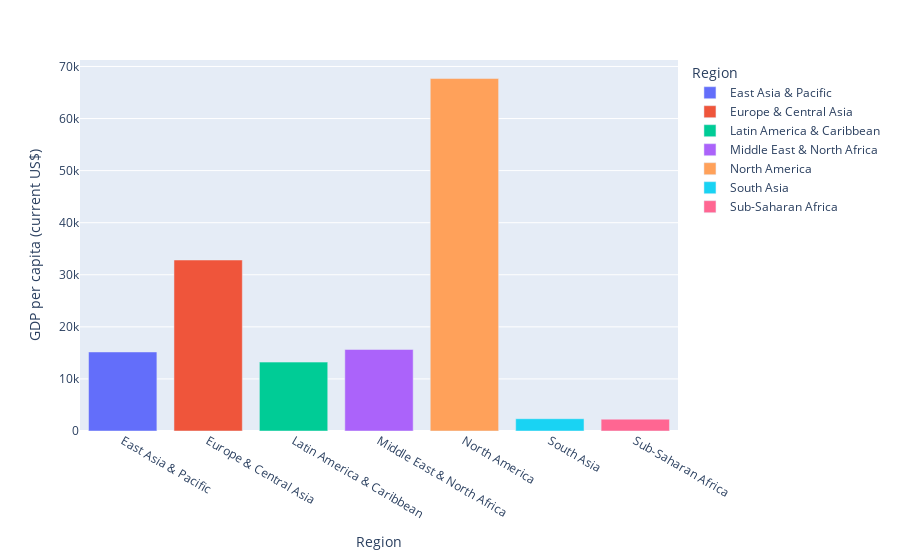

The cell this chart's notebook holds for it:
### Code cell
fig = px.bar(df_group, x="Region", y="GDP per capita (current US$)", color="Region")

fig.show()

### Figure 1 — Plotly figure (JSON) as saved in the notebook; plotly's stock layout.template omitted (floating-point values rounded to 4 significant figures)
{"data": [{"alignmentgroup": "True", "hovertemplate": "Region=%{x}<br>GDP per capita (current US$)=%{y}<extra></extra>", "legendgroup": "East Asia & Pacific", "marker": {"color": "#636efa", "pattern": {"shape": ""}}, "name": "East Asia & Pacific", "offsetgroup": "East Asia & Pacific", "orientation": "v", "showlegend": true, "textposition": "auto", "type": "bar", "x": ["East Asia & Pacific"], "xaxis": "x", "y": [15180.0], "yaxis": "y"}, {"alignmentgroup": "True", "hovertemplate": "Region=%{x}<br>GDP per capita (current US$)=%{y}<extra></extra>", "legendgroup": "Europe & Central Asia", "marker": {"color": "#EF553B", "pattern": {"shape": ""}}, "name": "Europe & Central Asia", "offsetgroup": "Europe & Central Asia", "orientation": "v", "showlegend": true, "textposition": "auto", "type": "bar", "x": ["Europe & Central Asia"], "xaxis": "x", "y": [32830.0], "yaxis": "y"}, {"alignmentgroup": "True", "hovertemplate": "Region=%{x}<br>GDP per capita (current US$)=%{y}<extra></extra>", "legendgroup": "Latin America & Caribbean ", "marker": {"color": "#00cc96", "pattern": {"shape": ""}}, "name": "Latin America & Caribbean ", "offsetgroup": "Latin America & Caribbean ", "orientation": "v", "showlegend": true, "textposition": "auto", "type": "bar", "x": ["Latin America & Caribbean "], "xaxis": "x", "y": [13230.0], "yaxis": "y"}, {"alignmentgroup": "True", "hovertemplate": "Region=%{x}<br>GDP per capita (current US$)=%{y}<extra></extra>", "legendgroup": "Middle East & North Africa", "marker": {"color": "#ab63fa", "pattern": {"shape": ""}}, "name": "Middle East & North Africa", "offsetgroup": "Middle East & North Africa", "orientation": "v", "showlegend": true, "textposition": "auto", "type": "bar", "x": ["Middle East & North Africa"], "xaxis": "x", "y": [15650.0], "yaxis": "y"}, {"alignmentgroup": "True", "hovertemplate": "Region=%{x}<br>GDP per capita (current US$)=%{y}<extra></extra>", "legendgroup": "North America", "marker": {"color": "#FFA15A", "pattern": {"shape": ""}}, "name": "North America", "offsetgroup": "North America", "orientation": "v", "showlegend": true, "textposition": "auto", "type": "bar", "x": ["North America"], "xaxis": "x", "y": [67680.0], "yaxis": "y"}, {"alignmentgroup": "True", "hovertemplate": "Region=%{x}<br>GDP per capita (current US$)=%{y}<extra></extra>", "legendgroup": "South Asia", "marker": {"color": "#19d3f3", "pattern": {"shape": ""}}, "name": "South Asia", "offsetgroup": "South Asia", "orientation": "v", "showlegend": true, "textposition": "auto", "type": "bar", "x": ["South Asia"], "xaxis": "x", "y": [2357.0], "yaxis": "y"}, {"alignmentgroup": "True", "hovertemplate": "Region=%{x}<br>GDP per capita (current US$)=%{y}<extra></extra>", "legendgroup": "Sub-Saharan Africa ", "marker": {"color": "#FF6692", "pattern": {"shape": ""}}, "name": "Sub-Saharan Africa ", "offsetgroup": "Sub-Saharan Africa ", "orientation": "v", "showlegend": true, "textposition": "auto", "type": "bar", "x": ["Sub-Saharan Africa "], "xaxis": "x", "y": [2271.0], "yaxis": "y"}], "layout": {"autosize": true, "barmode": "relative", "legend": {"title": {"text": "Region"}, "tracegroupgap": 0}, "margin": {"t": 60}, "xaxis": {"anchor": "y", "autorange": true, "categoryarray": ["East Asia & Pacific", "Europe & Central Asia", "Latin America & Caribbean ", "Middle East & North Africa", "North America", "South Asia", "Sub-Saharan Africa "], "categoryorder": "array", "domain": [0, 1], "range": [-0.5, 6.5], "title": {"text": "Region"}, "type": "category"}, "yaxis": {"anchor": "x", "autorange": true, "domain": [0, 1], "range": [0, 71240.0], "title": {"text": "GDP per capita (current US$)"}, "type": "linear"}}}
